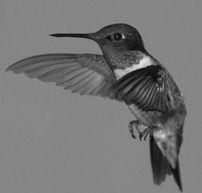
%> input picture Images/hum.jpg, 202 x 193 px
$ octave morocta.m   (GNU Octave 9; MATLAB toolbox functions it lacks are replaced by stand-ins)
%> lines starting %> are read from the running program, lines starting %| are printed output that depends on the picture
%%//Octagon Image//%%
clc;
clear all;
close all;
a=imread('D:\Sri\DIP images\hum.jpg');
%> a is the input picture: size 193x202 uint8; min 0, max 232, mean 118.3
subplot(2,3,1)
imshow(a);
title('Original image');
b=strel('octagon',9);
c=imdilate(a,b);
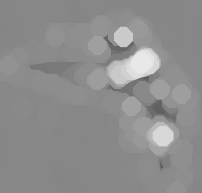
%> c: size 193x202 uint8; min 81, max 232, mean 141.8
subplot(2,3,2)
imshow(c);
title('Octagon Dilated image');
d=imerode(a,b);
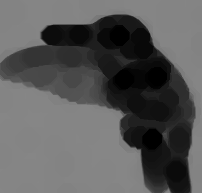
%> d: size 193x202 uint8; min 0, max 134, mean 89.3
subplot(2,3,3)
imshow(d);
title('Octagon Eroded image');
e=imopen(a,b);
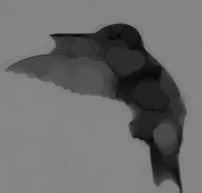
%> e: size 193x202 uint8; min 0, max 134, mean 108.3
subplot(2,3,4)
imshow(e);
title('Octagon Open image');
f=imclose(a,b);
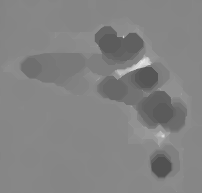
%> f: size 193x202 uint8; min 81, max 232, mean 130.6
subplot(2,3,5)
imshow(f);
title('Octagon Close image');
